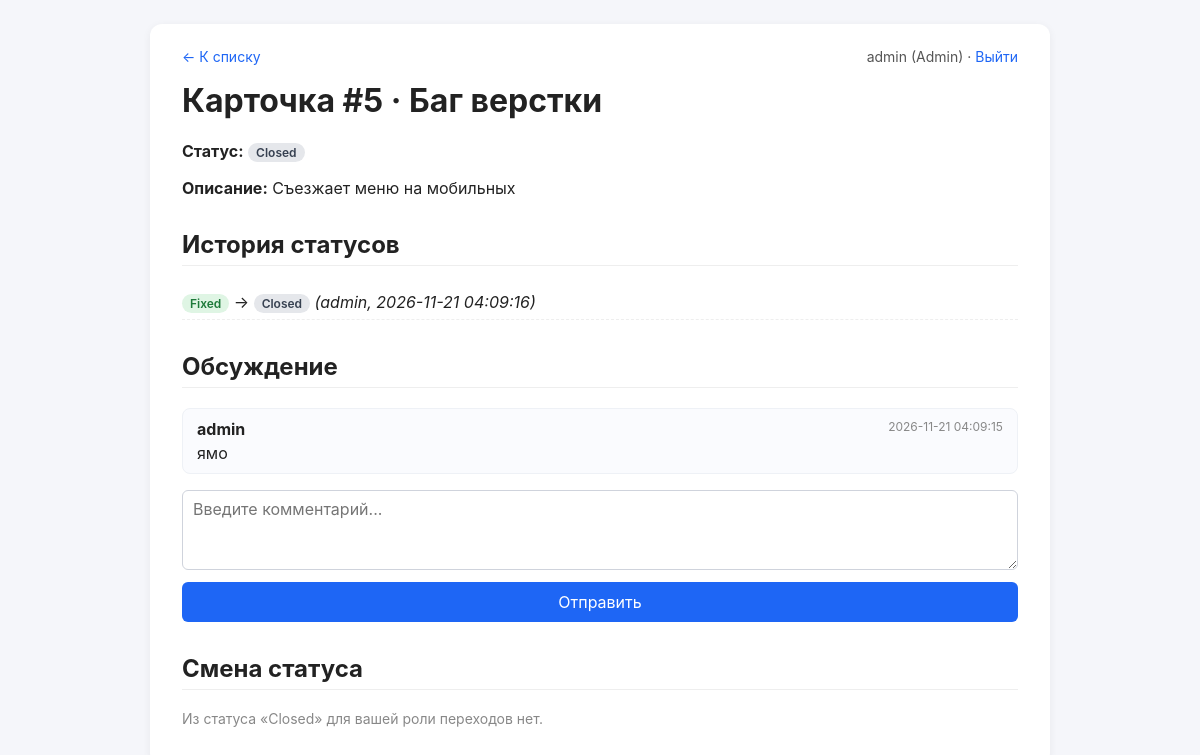
Screenshot of /bug_view.php?id=5 (signed in) with the database file from the repository.
### tables this page shows
CREATE TABLE bugs (
        id INTEGER PRIMARY KEY AUTOINCREMENT,
        title TEXT NOT NULL,
        description TEXT,
        status TEXT NOT NULL DEFAULT 'New',
        priority TEXT DEFAULT 'Medium',
        project_id INTEGER,
        author_id INTEGER,
        created_at TEXT DEFAULT (datetime('now'))
    , steps TEXT);

CREATE TABLE bug_history (
        id INTEGER PRIMARY KEY AUTOINCREMENT,
        bug_id INTEGER NOT NULL,
        user_id INTEGER NOT NULL,
        old_status TEXT NOT NULL,
        new_status TEXT NOT NULL,
        created_at TEXT DEFAULT (datetime('now'))
    );

CREATE TABLE users (
        id INTEGER PRIMARY KEY AUTOINCREMENT,
        login TEXT UNIQUE NOT NULL,
        password_hash TEXT NOT NULL,
        role TEXT NOT NULL
    , email TEXT);

CREATE TABLE comments (
        id INTEGER PRIMARY KEY AUTOINCREMENT,
        bug_id INTEGER NOT NULL,
        user_id INTEGER NOT NULL,
        text TEXT NOT NULL,
        created_at TEXT DEFAULT (datetime('now'))
    );

### auth.php (called while the page is built, shortened)
<?php
function current_user(): array {
    return [
        'id'    => (int)$_SESSION['user_id'],
        'login' => $_SESSION['login'] ?? '',
        'role'  => $_SESSION['role'] ?? '',
    ];
}

### bug_view.php (the view, shortened to what this page needs)
<?php
require_once __DIR__ . '/auth.php';
require_once __DIR__ . '/db.php';
$user = current_user();
$id = filter_input(INPUT_GET, 'id', FILTER_VALIDATE_INT);
$stmt = $pdo->prepare('SELECT * FROM bugs WHERE id = :id');
$stmt->execute([':id' => $id]);
$bug = $stmt->fetch();
$hStmt = $pdo->prepare('SELECT h.old_status, h.new_status, h.created_at, u.login AS author FROM bug_history h JOIN users u ON u.id = h.user_id WHERE h.bug_id = :id ORDER BY h.created_at ASC, h.id ASC');
$hStmt->execute([':id' => $id]);
$history = $hStmt->fetchAll();
$cStmt = $pdo->prepare('SELECT c.text, c.created_at, u.login AS author FROM comments c JOIN users u ON u.id = c.user_id WHERE c.bug_id = :id ORDER BY c.created_at ASC, c.id ASC');
$cStmt->execute([':id' => $id]);
$comments = $cStmt->fetchAll();
$transitions = [
    'New'         => ['Review'],
    'Review'      => ['Confirmed', 'Rejected'],
    'Confirmed'   => ['In Progress'],
    'In Progress' => ['Fixed'],
    'Fixed'       => ['Closed', 'In Progress'],
    'Rejected'    => [],
    'Closed'      => [],
];
$roleMatrix = [
    'Tester' => [
        'New'    => ['Review'],
        'Review' => ['Confirmed', 'Rejected'],
        'Fixed'  => ['Closed', 'In Progress'],
    ],
    'Developer' => [
        'Confirmed'   => ['In Progress'],
        'In Progress' => ['Fixed'],
    ],
    'Admin' => $transitions,
    'Customer' => [],
];
$allowedNext = [];
if ($user['role'] === 'Admin') {
    $allowedNext = $transitions[$bug['status']] ?? [];
} else {
    $allowedNext = $roleMatrix[$user['role']][$bug['status']] ?? [];
}
?>
<!DOCTYPE html>
<html lang="ru">
<head><meta charset="UTF-8"><title>Ошибка #<?= (int)$bug['id'] ?></title><link rel="stylesheet" href="style.css"></head>
<body>
<div class="container">
    <div class="topbar">
        <a href="bug_list.php">← К списку</a>
        <span><?= htmlspecialchars($user['login']) ?> (<?= htmlspecialchars($user['role']) ?>) · <a href="logout.php">Выйти</a></span>
    </div>
    <h1>Карточка #<?= (int)$bug['id'] ?> · <?= htmlspecialchars($bug['title']) ?></h1>
    <p><strong>Статус:</strong> <span class="status s-<?= str_replace(' ', '_', $bug['status']) ?>"><?= htmlspecialchars($bug['status']) ?></span></p>
    <p><strong>Описание:</strong> <?= nl2br(htmlspecialchars($bug['description'])) ?></p>
    <h2>История статусов</h2>
    <?php if (!$history): ?>
        <p class="hint">Пока нет изменений.</p>
    <?php else: ?>
        <ul class="history">
        <?php foreach ($history as $h): ?>
            <li>
                <span class="status s-<?= str_replace(' ', '_', $h['old_status']) ?>"><?= htmlspecialchars($h['old_status']) ?></span>
                →
                <span class="status s-<?= str_replace(' ', '_', $h['new_status']) ?>"><?= htmlspecialchars($h['new_status']) ?></span>
                <em>(<?= htmlspecialchars($h['author']) ?>, <?= htmlspecialchars($h['created_at']) ?>)</em>
            </li>
        <?php endforeach; ?>
        </ul>
    <?php endif; ?>
    <h2>Обсуждение</h2>
    <?php if (!$comments): ?>
        <p class="hint">Комментариев пока нет.</p>
    <?php else: ?>
        <?php foreach ($comments as $c): ?>
            <div class="comment">
                <div class="comment-head">
                    <strong><?= htmlspecialchars($c['author']) ?></strong>
                    <span class="muted"><?= htmlspecialchars($c['created_at']) ?></span>
                </div>
                <p><?= nl2br(htmlspecialchars($c['text'])) ?></p>
            </div>
        <?php endforeach; ?>
    <?php endif; ?>
    <form method="POST" action="comment_add.php" class="comment-form">
        <textarea name="text" required placeholder="Введите комментарий..."></textarea>
        <button type="submit">Отправить</button>
    </form>
    <h2>Смена статуса</h2>
    <?php if (!$allowedNext): ?>
        <p class="hint">Из статуса «<?= htmlspecialchars($bug['status']) ?>» для вашей роли переходов нет.</p>
    <?php endif; ?>
</div>
</body>
</html>

### style.css (style rules this page uses)
* { box-sizing: border-box; }
body { font-family: -apple-system, "Segoe UI", Roboto, sans-serif; background: #f5f6fa; margin: 0; color: #222; }
.container { max-width: 900px; margin: 24px auto; background: #fff; padding: 24px 32px; border-radius: 12px; box-shadow: 0 2px 8px rgba(0,0,0,.06); }
h1 { margin-top: 0; }
h2 { margin-top: 32px; border-bottom: 1px solid #eee; padding-bottom: 6px; }
a { color: #1e66f5; text-decoration: none; }
.topbar { display: flex; justify-content: space-between; align-items: center; margin-bottom: 16px; font-size: 14px; color: #555; }
form { display: flex; flex-direction: column; gap: 12px; max-width: 480px; }
input, textarea, select, button { font: inherit; padding: 8px 10px; border: 1px solid #cfd3dc; border-radius: 6px; margin-top: 4px; }
textarea { min-height: 80px; resize: vertical; }
button { background: #1e66f5; color: #fff; border: none; cursor: pointer; padding: 10px 16px; margin-top: 0; }
.status { display: inline-block; padding: 2px 8px; border-radius: 10px; font-size: 12px; font-weight: 600; background: #eef2f7; }
.s-Fixed { background: #dff5e4; color: #1e7a3a; }
.s-Closed { background: #e5e7eb; color: #374151; }
.history { list-style: none; padding: 0; margin: 0; }
.history li { padding: 6px 0; border-bottom: 1px dashed #eee; }
.comment { background: #fafbfe; border: 1px solid #eef1f6; border-radius: 8px; padding: 10px 14px; margin-bottom: 10px; }
.comment-head { display: flex; justify-content: space-between; margin-bottom: 4px; }
.comment p { margin: 0; white-space: pre-wrap; }
.muted { color: #888; font-size: 12px; }
.hint { color: #888; font-size: 14px; }
.comment-form, .status-form { margin-top: 12px; max-width: none; }

### rows the page displays
bugs: id "5", title "Баг верстки", status "Closed", description "Съезжает меню на мобильных"
bug_history: old_status "Fixed", new_status "Closed", user.login "admin", created_at "2026-11-21 04:09:16"
comments: user.login "admin", created_at "2026-11-21 04:09:15", text "ямо"

### other values shown
$user['login'] "admin"
$user['role'] "Admin"
